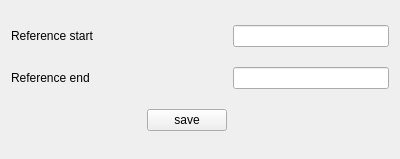
<?xml version="1.0" encoding="UTF-8"?>
<ui version="4.0">
 <class>QSegmentValue</class>
 <widget class="QWidget" name="QSegmentValue">
  <property name="geometry">
   <rect>
    <x>0</x>
    <y>0</y>
    <width>400</width>
    <height>159</height>
   </rect>
  </property>
  <property name="windowTitle">
   <string>Form</string>
  </property>
  <layout class="QGridLayout" name="gridLayout">
   <item row="0" column="0" colspan="2">
    <widget class="QLabel" name="label">
     <property name="text">
      <string>Reference start</string>
     </property>
    </widget>
   </item>
   <item row="0" column="2">
    <widget class="QLineEdit" name="lineEdit"/>
   </item>
   <item row="1" column="0">
    <widget class="QLabel" name="label_2">
     <property name="text">
      <string>Reference end</string>
     </property>
    </widget>
   </item>
   <item row="1" column="2">
    <widget class="QLineEdit" name="lineEdit_2"/>
   </item>
   <item row="2" column="0">
    <spacer name="horizontalSpacer">
     <property name="orientation">
      <enum>Qt::Horizontal</enum>
     </property>
     <property name="sizeHint" stdset="0">
      <size>
       <width>128</width>
       <height>20</height>
      </size>
     </property>
    </spacer>
   </item>
   <item row="2" column="1">
    <widget class="QPushButton" name="pushButton">
     <property name="text">
      <string>save</string>
     </property>
    </widget>
   </item>
   <item row="2" column="2">
    <spacer name="horizontalSpacer_2">
     <property name="orientation">
      <enum>Qt::Horizontal</enum>
     </property>
     <property name="sizeHint" stdset="0">
      <size>
       <width>156</width>
       <height>20</height>
      </size>
     </property>
    </spacer>
   </item>
  </layout>
 </widget>
 <resources/>
 <connections/>
</ui>
